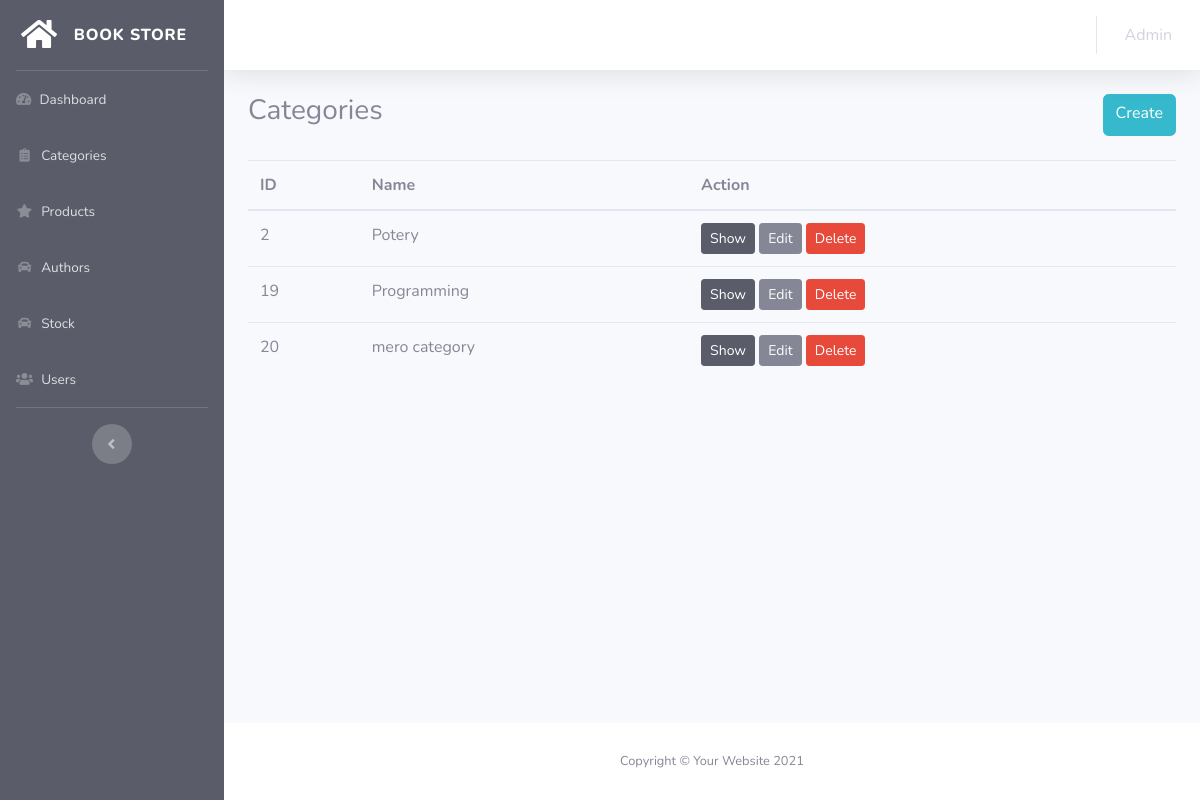
Page /admin/categories/index.php (signed in) on the committed database.
### tables this page shows
CREATE TABLE `categories` (
  `id` int(11) NOT NULL,
  `categorie_name` varchar(200) NOT NULL
);

### db.php (called while the page is built, shortened)
<?php
function pdo()
{
    $dbhost = "localhost";
    $dbname = "book store";
    $dbuser = "root";
    $dbpass = "";
    $options = [
        PDO::ATTR_DEFAULT_FETCH_MODE => PDO::FETCH_ASSOC
    ];
    $dsn = "mysql:host=" . $dbhost . ";dbname=" . $dbname;
    try {
        $pdo = new PDO($dsn, $dbuser, $dbpass, $options);
    } catch (PDOException $e) {
        die("Cannot Connect to Database: " . $e->getMessage());
    }
    return $pdo;
}
function all($table)
{
    $pdo = pdo();
    $stmt = $pdo->prepare("SELECT * FROM $table");
    $stmt->execute();
    return $stmt->fetchAll();
}

### admin/categories/index.php (the view, shortened to what this page needs)
<?php require "../header.php" ?>
<div class="d-flex justify-content-between mb-4">
    <h3>Categories</h3>
    <a href="create.php" class="btn btn-info">Create</a>
</div>
<table class="table">
    <thead>
        <tr>
            <th>ID</th>
            <th>Name</th>
            <th>Action</th>
        </tr>
    </thead>
    <tbody>
        <?php
        $categories = all('categories');
        foreach ($categories as $item) :
        ?>
            <tr>
                <td><?php echo $item['id']; ?></td>
                <td><?php echo $item['categorie_name']; ?></td>
                <td>
                    <a class="btn btn-dark btn-sm" href="show.php?id=<?php echo $item['id']; ?>">
                        Show
                    </a>
                    <a class="btn btn-secondary btn-sm" href="edit.php?id=<?php echo $item['id']; ?>">
                        Edit
                    </a>
                    <a class="btn btn-danger btn-sm" href="#!" onclick="confirmDelete(<?php echo $item['id']; ?>)">
                        Delete
                    </a>
                </td>
            </tr>
        <?php endforeach; ?>
    </tbody>
</table>
<?php require "../footer.php"; ?>

### rows in the picture
categories: id "2", categorie_name "Potery"
categories: id "19", categorie_name "Programming"
categories: id "20", categorie_name "mero category"
